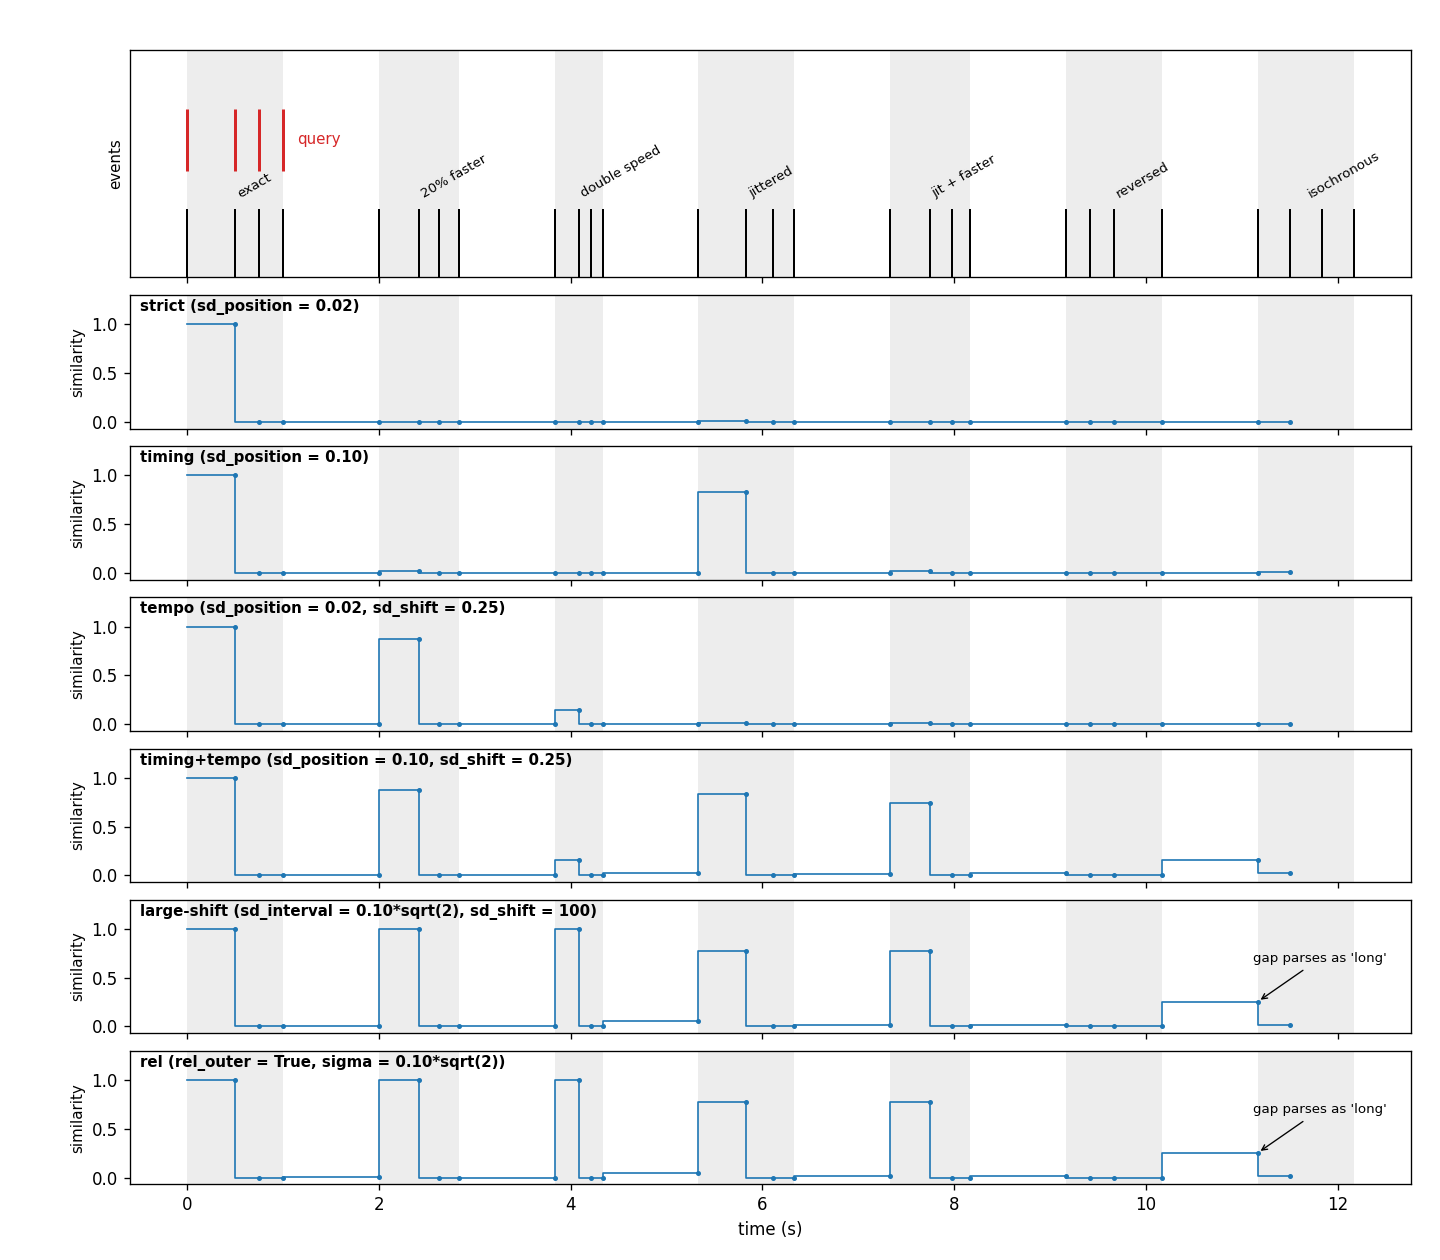

Generate this figure with Python:
"""demo_tempo_invariance.py

Anisotropic kernels for tempo tolerance and tempo invariance:
searching for a rhythmic motif in an onset stream with
`interval_kernel_cov` and `windowed_similarity`.

A matrix-valued kernel covariance (accepted wherever `sigma` is, on an
ordered, absolute, non-periodic, non-nested attribute whose tuple is
its whole multiset, r == K) lets one Gaussian kernel express several
independent sources of perceptual tolerance at once. The constructor
`interval_kernel_cov(r, sd_position, sd_interval, sd_shift)` builds the
covariance for an ordered tuple of r consecutive differences
(intervals) of r + 1 underlying positions:

    Sigma = sd_position**2 * D D^T      (tridiagonal: 2 / -1 / -1)
          + sd_interval**2 * I          (diagonal)
          + sd_shift**2   * ones((r,r)) (rank-one ridge)

Here the intervals are LOG inter-onset intervals (log-IOIs), for one
reason: a tempo change t -> a*t multiplies every IOI by a, which in log
coordinates is a common ADDITIVE shift of the whole tuple, log(a), along
the all-ones diagonal. That makes the three constructor terms three
musically distinct tolerances:

  sd_position   Uncertainty on the underlying positions whose
                consecutive differences are the tuple's intervals.
                Shared endpoints propagate it to the tridiagonal
                sd_position**2 * D D^T: displacing one interior
                position lengthens one interval and shortens its
                neighbour by the same amount. On log-IOIs this models
                onset-level timing jitter that scales with the local
                inter-onset interval (Weber-like motor noise); the
                shared-endpoint reading is exact only when the
                adjacent intervals are equal.
  sd_interval   Independent uncertainty on each interval itself
                (central-timekeeper variance in the Wing &
                Kristofferson 1973 reading; on log-IOIs, proportional
                per-interval noise).
  sd_shift      Graded tolerance for a common shift of the whole
                tuple -- on log-IOIs, a TEMPO change. One sd is a
                tempo factor of exp(sd_shift). As sd_shift grows the
                kernel's precision tends to the relative-mode
                projector, so `is_rel=True` is the exact
                (infinite-sd_shift) limit: graded tempo TOLERANCE
                tends to exact tempo INVARIANCE.

The demo searches a monophonic onset stream for a long-short-short
motif. The stream contains variations of the motif at different tempos,
some with small onset-timing perturbations as well, plus two foils.
Each candidate rhythm occupies a 3-interval cell; the stream is scanned
by its overlapping log-IOI trigrams, each an ordered K = 3 value
multiset read at r = 3 (the matrix covariance requires r == K), with
an onset time as a second attribute that only places the sliding
window (`window_attr`, `drop_window_attr=True`); each trigram is timed
at the onset that completes its first interval, the stamp the
difference/bind pipeline gives it. The trigram
attribute must be ORDERED: one foil is the motif reversed, which has
the same interval multiset as the motif and is separated from it only
by position order. The trigrams are built with the toolbox's cross-event
preprocessing -- `difference_events` (onsets to IOIs), then
`bind_events` (overlapping windows of three consecutive log-IOIs per
event). The rel kernel reads each trigram relative to a common shift;
a second `bind_events` call with `rel_outer=True` produces that
reading of the same trigrams.

Four sections:

  1. Material     The motif, the candidate cells, and the stream.
  2. Constructor  The three covariance terms, printed, and the price
                  each pure kernel puts on three canonical
                  perturbations of the motif.
  3. The search   `windowed_similarity` sweeps over every trigram
                  under six kernels; the candidate table contrasts
                  positional (timing) tolerance with tempo tolerance,
                  and both with exact tempo invariance.
  4. The limit    sd_shift -> infinity converges to `is_rel=True`.

Similarities throughout are `normalize='oneSidedDenom'`, which is 1 on
a self-match; for these single-trigram comparisons with a shared
covariance it equals exp(-delta^T Sigma^{-1} delta / 4), where delta is
the difference between the two trigrams' points.

Two figures are written next to this script: the onset stream with the
query and the six similarity profiles aligned beneath it
(demo_tempo_invariance.png), and the sd_shift sweep converging to the
is_rel limit (demo_tempo_invariance_limit.png).

Requires: numpy, matplotlib, mpt.
"""
import os

import matplotlib.pyplot as plt
import numpy as np

import mpt
from mpt import interval_kernel_cov

OUT_DIR = os.path.dirname(os.path.abspath(__file__))
FN_FIG_MAIN = os.path.join(OUT_DIR, 'demo_tempo_invariance.png')
FN_FIG_LIMIT = os.path.join(OUT_DIR, 'demo_tempo_invariance_limit.png')

# Keep the dispatcher's per-call announcements out of the printed
# tables (show_hints gates only those; the one-time truncation notice
# is not gated). The controls are covered in demo_dispatch_and_kernel_controls.
_prev_defaults = mpt.set_default(show_hints=False)


# ===== 1. Material =====

# The motif: long-short-short, three IOIs (four onsets), in seconds at
# the reference tempo. All densities are built on natural-log IOIs, so
# a tempo factor a appears as a common shift of log(a).
D_MOTIF = np.array([0.50, 0.25, 0.25])
X_MOTIF = np.log(D_MOTIF)

# Candidate cells. The jittered cells displace the onset shared by the
# two short intervals by +25 ms (at the reference tempo), lengthening
# one short interval and shortening the other -- the signature of
# onset-level jitter. In the jittered-and-faster cell the displacement
# scales with the tempo, consistent with the proportional (log-space)
# jitter model.
CELLS = [
    ("exact",         D_MOTIF),
    ("20% faster",    D_MOTIF / 1.2),
    ("double speed",  D_MOTIF / 2.0),
    ("jittered",      np.array([0.50, 0.275, 0.225])),
    ("jit + faster",  np.array([0.50, 0.275, 0.225]) / 1.2),
    ("reversed",      np.array([0.25, 0.25, 0.50])),   # foil: same multiset
    ("isochronous",   np.array([1, 1, 1]) / 3.0),      # foil: same total
]

# The stream: the seven cells in order, separated by 1 s of silence.
# Because the gaps exceed every within-cell interval, any trigram that
# straddles a cell boundary reads that 1 s gap as one of its intervals
# -- realistic near-miss material for the search.
GAP = 1.0
onsets = []
t = 0.0
for _, iois in CELLS:
    cell_onsets = t + np.concatenate([[0.0], np.cumsum(iois)])
    onsets.extend(cell_onsets)
    t = cell_onsets[-1] + GAP
onsets = np.asarray(onsets)

# The input to difference_events is a two-attribute pre-MAET both of
# which are the onset times. difference_events is told to difference
# the first attribute once and leave the second untouched (the [1, 0]
# orders): the first becomes the inter-onset intervals (each interval
# timed at the onset that completes it), while the second stays as the
# raw onset times. bind_events then lays a sliding window of three
# consecutive log-IOIs across the event axis (the [3, 1] orders bind
# the interval attribute in threes and keep the time attribute as a
# singleton), one bound event per window, each trigram carrying the
# time of its first interval. The rel kernel needs its trigrams read
# relative to a common shift; the second bind, with rel_outer=True,
# produces that reading of the same trigrams.
# The three steps chain as pre-MAETs, each taking the last whole:
# difference the onsets into IOIs, take the log of the interval
# attribute (transform_attributes, which also refuses a zero IOI with
# its remedies rather than yielding -inf), then bind.
pm_diff = mpt.transform_attributes(
    mpt.difference_events([onsets[None, :], onsets[None, :]], None, [1, 0]),
    ["log", None])
p_bound, w_bound, sp_bound = mpt.unpack_pre_maet(
    mpt.bind_events(pm_diff, [3, 1]))
sp_bound_rel = mpt.bind_events(pm_diff, [3, 1], rel_outer=True)["specs"]
# Two quantities read off the bound triple feed the search below:
N_TRI = p_bound[0].shape[1]      # number of trigrams (windows to place)
tri_times = p_bound[1].ravel()   # window-placing times (the sweep
                                 # centres); trigram i is timed at
                                 # onsets[i + 1]

# Presentation only -- no effect on the search, which is blind to cell
# boundaries. CELL_STARTS is the trigram index at which each cell
# begins, used to pick each cell's own trigram for the results table,
# the figure markers, and the near-miss annotation.
CELL_STARTS = [4 * i for i in range(len(CELLS))]

print("\n=== 1. Material ===\n")
print(f"  Motif IOIs (s): {D_MOTIF}  (long-short-short)")
print(f"  Stream: {len(CELLS)} cells x 4 onsets, 1 s gaps -> "
      f"{onsets.size} onsets, {N_TRI} overlapping log-IOI trigrams.")
print("  Each trigram is one event: an ordered K = 3 value multiset")
print("  read at r = 3, timed at the onset that completes its first")
print("  interval (the window-placing attribute).")


# ===== 2. interval_kernel_cov: shaping the kernel covariance =====

# interval_kernel_cov builds the covariance of the trigram attribute's
# Gaussian kernel -- the object that sets how much of each kind of
# departure from the motif the search treats as small. The covariance
# is a sum of three independently scaled terms, one per source of
# uncertainty being smoothed over:
#   sd_position -- jitter in the underlying onset times. Neighbouring
#     intervals share an onset, so this uncertainty couples them: it
#     enters as a tridiagonal term (2 sd^2 on the diagonal, -sd^2
#     between neighbours).
#   sd_interval -- noise on each interval on its own, uncorrelated
#     across intervals: a diagonal term.
#   sd_shift -- a common shift of all three intervals at once, i.e. a
#     tempo change in these log-IOI coordinates: a rank-one ridge
#     (sd_shift^2 added to every entry). The larger this ridge, the
#     freer the common shift becomes, and in the limit the kernel
#     approaches the relative-mode reading (is_rel=True), which quotients
#     the shift out exactly. Section 4 traces this convergence.
# The three cases below turn on one term at a time so each contribution
# to the covariance is visible on its own.
print("\n=== 2. interval_kernel_cov: the kernel covariance ===\n")
print("  interval_kernel_cov builds the covariance of the trigram")
print("  attribute's Gaussian kernel from three terms, one per source")
print("  of uncertainty the search smooths over: onset-time jitter")
print("  (sd_position), per-interval noise (sd_interval), and a common")
print("  tempo shift (sd_shift). Each case below turns on one term:\n")

S_POS = interval_kernel_cov(3, sd_position=0.05)
S_INT = interval_kernel_cov(3, sd_interval=0.05 * np.sqrt(2))
S_RDG = interval_kernel_cov(3, sd_position=0.05, sd_shift=0.25)

np.set_printoptions(precision=4, suppress=True)
print("  sd_position = 0.05 alone -- onset-time jitter, coupled across")
print("  shared onsets (tridiagonal, 2 sd^2 diagonal, -sd^2 off):")
print("   ", str(S_POS).replace("\n", "\n    "))
print("  sd_interval = 0.05*sqrt(2) alone -- independent per-interval")
print("  noise (diagonal; chosen to match the tridiagonal's per-interval")
print("  marginal variance of 0.005):")
print("   ", str(S_INT).replace("\n", "\n    "))
print("  sd_position = 0.05 with sd_shift = 0.25 -- onset jitter plus a")
print("  common-shift ridge (rank-one, added to every entry):")
print("   ", str(S_RDG).replace("\n", "\n    "))

# Price table: perturb the motif along three canonical directions and
# read the similarity of the perturbed trigram to the original under
# each kernel. The directions, in log-IOI units (eps = 0.10):
#   displaced onset:  (0, +eps, -eps)  one interior onset displaced
#                     (the shared endpoint of the two short intervals)
#   one interval:     (0, +eps,  0)    one interval stretched alone
#   tempo shift:      (+eps, +eps, +eps)  every interval scaled by
#                     exp(eps), i.e. a 10.5% tempo change
EPS = 0.10
PERTS = [
    ("displaced onset (0,+e,-e)", np.array([0.0,  EPS, -EPS])),
    ("one interval    (0,+e, 0)", np.array([0.0,  EPS,  0.0])),
    ("tempo shift     (e, e, e)", np.array([EPS,  EPS,  EPS])),
]
PURE = [
    ("position", S_POS),
    ("interval", S_INT),
    ("pos+shift", S_RDG),
]
W3 = np.ones(3)

print(f"\n  Similarity of motif + perturbation to motif (eps = {EPS}):\n")
print("  " + f"{'perturbation':<28}{'|d|^2':>7}"
      + "".join(f"{nm:>12}" for nm, _ in PURE))
print("  " + "-" * (35 + 12 * len(PURE)))
for pname, delta in PERTS:
    row = []
    for _, S in PURE:
        v = mpt.cos_sim_exp_tens(X_MOTIF, W3, X_MOTIF + delta, W3,
                                 S, 3, False, False, 0.0, False,
                                 normalize="oneSidedDenom", verbose=False)
        row.append(float(v))
    print("  " + f"{pname:<28}{np.sum(delta**2):>7.2f}"
          + "".join(f"{v:>12.3f}" for v in row))

print("""
  Reading the columns:
  - position: the displaced onset is CHEAPER than the single stretched
    interval despite having twice its squared norm -- anticorrelated
    perturbation of adjacent intervals is exactly what shared-endpoint
    noise generates, and the -sd^2 off-diagonals price it accordingly.
    The tempo shift is all but forbidden: the sum of the r intervals
    equals the difference of the two endpoint positions, so its
    variance under position noise is 2 sd^2 regardless of r -- a
    common drift of all intervals is highly atypical of position
    noise.
  - interval: pricing is by Euclidean norm alone (the two marginals
    are matched to the position column), so the ordering of the first
    two rows reverses.
  - pos+shift: the ridge makes the tempo shift the cheapest direction
    while leaving the within-shape prices essentially unchanged.""")


# ===== 3. The search: positional sigma vs tempo sigma =====

print("\n=== 3. Searching the stream for the motif ===\n")

# Six kernels. sd values are in natural-log units: sd_position = 0.10
# tolerates onset jitter of roughly 10% of the local inter-onset
# interval; sd_shift = 0.25 makes one sd a tempo factor of
# exp(0.25) ~ 1.28 (or its reciprocal). The rel entry is exact tempo
# invariance; its scalar sigma = 0.10*sqrt(2) matches the timing
# kernel's per-interval marginal (2 * sd_position^2).
KERNELS = [
    ("strict", "sd_position = 0.02",
     dict(sigma=interval_kernel_cov(3, sd_position=0.02),
          spec=sp_bound[0])),
    ("timing", "sd_position = 0.10",
     dict(sigma=interval_kernel_cov(3, sd_position=0.10),
          spec=sp_bound[0])),
    ("tempo", "sd_position = 0.02, sd_shift = 0.25",
     dict(sigma=interval_kernel_cov(3, sd_position=0.02, sd_shift=0.25),
          spec=sp_bound[0])),
    ("timing+tempo", "sd_position = 0.10, sd_shift = 0.25",
     dict(sigma=interval_kernel_cov(3, sd_position=0.10, sd_shift=0.25),
          spec=sp_bound[0])),
    ("large-shift", "sd_interval = 0.10*sqrt(2), sd_shift = 100",
     dict(sigma=interval_kernel_cov(3, sd_interval=0.10 * np.sqrt(2),
                                    sd_shift=100.0),
          spec=sp_bound[0])),
    ("rel", "rel_outer = True, sigma = 0.10*sqrt(2)",
     dict(sigma=0.10 * np.sqrt(2), spec=sp_bound_rel[0])),
]
print("  strict       : interval_kernel_cov(3, sd_position=0.02)")
print("  timing       : interval_kernel_cov(3, sd_position=0.10)")
print("  tempo        : interval_kernel_cov(3, sd_position=0.02, "
      "sd_shift=0.25)")
print("  timing+tempo : interval_kernel_cov(3, sd_position=0.10, "
      "sd_shift=0.25)")
print("  large-shift  : interval_kernel_cov(3, sd_interval=0.10*sqrt(2), "
      "sd_shift=100)")
print("  rel          : rel_outer=True bind spec, sigma = 0.10*sqrt(2)  "
      "(exact tempo invariance)")
print("  The large-shift kernel's within-shape term is matched to the")
print("  rel kernel's sigma, so its enormous ridge should reproduce the")
print("  rel column almost exactly (Section 4 gives the limit argument).")

# One windowed_similarity sweep per kernel. The rect window (full
# width 0.1 s, narrower than the smallest trigram spacing of 0.125 s)
# restricts each comparison to the single trigram at its centre; the
# time attribute only places the window and is dropped from the
# comparison, so each profile value is the plain similarity of that
# trigram to the query under the kernel. The search itself uses no
# knowledge of where the cells sit: every event of the stream starts a
# candidate trigram and receives a window, boundary-straddling
# trigrams included. Window centres are anchored
# to the trigram times rather than laid on a uniform grid, so
# their spacing follows the stream's own inter-onset intervals --
# denser where the music is faster, widest across the silences. A
# uniform grid (available via start/stop/step) would add nothing at
# this window width: a window containing one trigram returns that
# trigram's similarity wherever within its span the window is placed,
# and a window containing none returns zero, its context density
# being empty.
p_context = p_bound                    # [trigrams, times] as bound
w_context = [np.ones((3, N_TRI)), np.ones((1, N_TRI))]
p_query = [X_MOTIF[:, None], np.array([[0.0]])]
w_query = [np.ones((3, 1)), np.ones((1, 1))]

kw0 = KERNELS[0][2]
mpt.show_pre_maet(p_context, w_context, [kw0["spec"], sp_bound[1]],
                  names=['trigram', 'time'], sigma=[kw0["sigma"], 0.25],
                  is_per=[False, False], max_events=4)
mpt.show_pre_maet(p_query, w_query, [kw0["spec"], sp_bound[1]],
                  names=['trigram', 'time'], sigma=[kw0["sigma"], 0.25],
                  is_per=[False, False])
print()

profiles = {}
for kname, _, kw in KERNELS:
    profiles[kname] = mpt.windowed_similarity(
        p_context, w_context, p_query, w_query,
        [kw["sigma"], 0.25], [3, 1], [False, False],
        [False, False], [0.0, 0.0],
        specs=[kw["spec"], sp_bound[1]], centres=tri_times, window_attr=1,
        drop_window_attr=True, context_window=("rect", 0.1),
        normalize="oneSidedDenom", verbose=False)

print("\n  Profile at each cell's own trigram:\n")
print("  " + f"{'candidate':<14}"
      + "".join(f"{k:>14}" for k, _, _ in KERNELS))
print("  " + "-" * (14 + 14 * len(KERNELS)))
for i, (cname, _) in enumerate(CELLS):
    print("  " + f"{cname:<14}"
          + "".join(f"{profiles[k][CELL_STARTS[i]]:>14.3f}"
                    for k, _, _ in KERNELS))

print("""
  Reading the rows:
  - 20% faster / double speed: pure tempo changes. Positional sigma
    alone barely admits them at any tolerable width ('timing' gives
    0.016 at sd_position = 0.10); sd_shift admits the moderate change
    and GRADES the large one ('tempo' gives 0.876 and 0.147); rel
    admits both exactly.
  - jittered: a same-tempo timing perturbation. Tempo sigma alone does
    not help ('tempo' gives 0.011); positional sigma does ('timing'
    gives 0.832). The two tolerances are separate currencies: in
    log-IOI space a tempo change moves the trigram's point ALONG the
    all-ones diagonal, timing jitter moves it off that line, and the
    kernel prices the two components independently.
  - jit + faster: needs both currencies at once -- only the kernels
    carrying both, 'timing+tempo' (0.742), 'large-shift', and 'rel'
    (0.777 each), admit it. Under 'rel' the two jittered rows are
    identical: the jittered-and-faster cell is the jittered cell under
    a pure tempo change (its displacement scales with the tempo), and
    rel quotients tempo out.
  - reversed: same interval multiset as the motif; the ordered outer
    read (sym_outer = False, the bind default) keeps it at zero under
    every kernel.
  - isochronous: a genuinely different shape; near zero throughout.
  - large-shift vs rel: the two columns agree at this precision.
    Graded tolerance with a sufficiently large ridge is numerically
    indistinguishable from the exact quotient -- the limit Section 4
    approaches from below, effectively reached.
""")
print("  Max |large-shift - rel| across all "
      f"{N_TRI} trigram positions: "
      f"{np.max(np.abs(profiles['large-shift'] - profiles['rel'])):.1e}\n")

# The full profile also sweeps the boundary-straddling trigrams. One
# is instructive: the trigram reading (last interval of the reversed
# cell, the 1 s gap, first isochronous interval) = (0.50, 1.0, 0.33) s
# -- the silence itself parses as the 'long' of a long-short-short
# figure with ratio 3:1:1, close in shape to the motif's 2:1:1 but at
# a remote tempo. That trigram is the one immediately before the
# isochronous cell's own.
i_straddle = CELL_STARTS[-1] - 1
print(f"  A boundary near-miss: the trigram at t = "
      f"{tri_times[i_straddle]:.2f} s reads the rest")
print("  after the reversed cell as a 'long', giving a")
print("  long-short-short of ratio 3:1:1 at a remote tempo. Graded")
print("  tempo tolerance suppresses what exact invariance admits:")
for kname in ("tempo", "timing+tempo", "large-shift", "rel"):
    print(f"    {kname:<13}: {profiles[kname][i_straddle]:.3f}")

# --- Main figure: the stream, the query, and the six profiles ------
# Top panel: the onset stream as an event raster, with each cell's
# span shaded and named, and the query drawn on a second y-level at
# t = 0..1 s -- the same time scale, sitting directly above the exact
# copy for visual comparison. Below: one panel per kernel, sharing the
# time axis, with the cell spans repeated so each peak reads off
# against its cell. Each profile is drawn as end-aligned stair steps:
# a trigram's tread spans its first inter-onset interval and its value
# sits at the right edge (the trigram's stamp), with a dot marking
# each stamp. Panel titles carry each kernel's constructor parameters.
cell_spans = [(onsets[4 * i], onsets[4 * i + 3])
              for i in range(len(CELLS))]
query_onsets = np.concatenate([[0.0], np.cumsum(D_MOTIF)])

fig, axes = plt.subplots(
    len(KERNELS) + 1, 1, figsize=(12, 2.4 + 1.35 * len(KERNELS)),
    sharex=True,
    gridspec_kw=dict(height_ratios=[1.7] + [1] * len(KERNELS),
                     hspace=0.12, left=0.09, right=0.98,
                     top=0.96, bottom=0.06))

ax = axes[0]
for lo, hi in cell_spans:
    ax.axvspan(lo, hi, color='0.55', alpha=0.15, lw=0)
ax.vlines(onsets, 0.0, 1.0, color='k', lw=1.2)
ax.vlines(query_onsets, 1.55, 2.45, color='C3', lw=1.8)
ax.text(query_onsets[-1] + 0.15, 2.0, 'query', color='C3',
        fontsize=9, va='center')
for (cname, _), (lo, hi) in zip(CELLS, cell_spans):
    ax.text(0.5 * (lo + hi), 1.12, cname, fontsize=8,
            rotation=30, ha='left', va='bottom')
ax.set_ylim(0, 3.3)
ax.set_yticks([])
ax.set_ylabel('events', fontsize=9)

for ax, (kname, plabel, _) in zip(axes[1:], KERNELS):
    for lo, hi in cell_spans:
        ax.axvspan(lo, hi, color='0.55', alpha=0.15, lw=0)
    prof = profiles[kname]
    prof = profiles[kname]
    # End-aligned stair steps: the tread for a trigram spans its first
    # inter-onset interval -- from the trigram's opening onset to the
    # onset that stamps it (onsets[i] to onsets[i+1]) -- so the tread
    # width shows that interval and the value sits at its right edge.
    # For the boundary trigram this first interval is the 1 s gap, so
    # the tread widens to cover it. Small dots mark the stamps; the
    # leading edge is carried back to the opening onset.
    ax.step(np.insert(tri_times, 0, onsets[0]), np.insert(prof, 0, prof[0]),
            where='pre', color='C0', lw=1.0)
    ax.plot(tri_times, prof, '.', color='C0', ms=4)
    ax.text(0.008, 0.97, f"{kname} ({plabel})", transform=ax.transAxes,
            fontsize=9, fontweight='bold', va='top')
    ax.set_ylim(-0.07, 1.30)
    ax.set_yticks([0, 0.5, 1])
    ax.set_ylabel('similarity', fontsize=9)
# Annotate the boundary near-miss wherever tempo invariance admits it:
# the wide gap tread reads as a 'long', so both the large-shift and rel
# panels score it. Text sits up and to the right of the point so the
# arrow stays short.
for kname in ("large-shift", "rel"):
    ax = axes[[k for k, _, _ in KERNELS].index(kname) + 1]
    ax.annotate("gap parses as 'long'",
                xy=(tri_times[i_straddle], profiles[kname][i_straddle]),
                xytext=(tri_times[i_straddle] - 0.05, 0.66),
                ha='left', fontsize=8,
                arrowprops=dict(arrowstyle='->', lw=0.8))
axes[-1].set_xlabel('time (s)')
# Span the whole stream: the last onsets carry no trigram (a trigram
# needs three IOIs ahead of it), so the stair stamps stop before the
# stream does; set the limit from the onsets, not the stamps, so the
# raster's tail is not clipped.
axes[-1].set_xlim(-0.6, onsets[-1] + 0.6)

fig.savefig(FN_FIG_MAIN, dpi=120)
print(f"\n  wrote {FN_FIG_MAIN}")


# ===== 4. From tolerance to invariance: the is_rel limit =====

print("\n=== 4. sd_shift -> infinity is is_rel=True ===\n")
print("  As sd_shift grows, the kernel's precision tends to the")
print("  relative-mode projector: the shift direction becomes free")
print("  while the within-shape metric is left behind. With the")
print("  within-shape term supplied by sd_interval = 0.08, the limit")
print("  is EXACTLY is_rel=True at sigma = 0.08, because rel mode's")
print("  isotropic within-shape kernel is the limit of the diagonal")
print("  (sd_interval) family. (The sd_position family also has a")
print("  shift-invariant limit, but its within-shape metric is the")
print("  tridiagonal restricted to the zero-sum subspace, which is")
print("  not isotropic, so no scalar rel sigma reproduces it.)\n")

SD_INT = 0.08
targets = [("double speed", np.log(D_MOTIF / 2.0)),
           ("jit + faster", np.log(np.array([0.50, 0.275, 0.225]) / 1.2))]

print("  " + f"{'sd_shift':<12}"
      + "".join(f"{nm:>15}" for nm, _ in targets))
print("  " + "-" * (12 + 15 * len(targets)))
for ss in (0.0, 0.1, 0.25, 0.5, 1.0, 2.0, 5.0, 20.0):
    S = interval_kernel_cov(3, sd_interval=SD_INT, sd_shift=ss)
    row = [float(mpt.cos_sim_exp_tens(X_MOTIF, W3, x, W3, S, 3,
                                      False, False, 0.0, False,
                                      normalize="oneSidedDenom",
                                      verbose=False))
           for _, x in targets]
    print("  " + f"{ss:<12g}" + "".join(f"{v:>15.4f}" for v in row))
row = [float(mpt.cos_sim_exp_tens(X_MOTIF, W3, x, W3, SD_INT, 3,
                                  True, False, 0.0, False,
                                  normalize="oneSidedDenom",
                                  verbose=False))
       for _, x in targets]
print("  " + f"{'is_rel=True':<12}"
      + "".join(f"{v:>15.4f}" for v in row))

# --- Limit figure: similarity vs sd_shift, with the rel asymptotes --
ss_dense = np.logspace(np.log10(0.05), np.log10(20.0), 60)
fig2, ax2 = plt.subplots(figsize=(6.5, 4.2))
for j, ((tname, x), rel_v) in enumerate(zip(targets, row)):
    curve = [float(mpt.cos_sim_exp_tens(
                 X_MOTIF, W3, x, W3,
                 interval_kernel_cov(3, sd_interval=SD_INT, sd_shift=ss),
                 3, False, False, 0.0, False,
                 normalize="oneSidedDenom", verbose=False))
             for ss in ss_dense]
    ax2.semilogx(ss_dense, curve, '-', color=f'C{j}', label=tname)
    ax2.axhline(rel_v, color=f'C{j}', ls='--', lw=0.9)
    ax2.text(0.055, rel_v + 0.02, f'is_rel=True: {rel_v:.3f}',
             color=f'C{j}', fontsize=8)
ax2.set_xlabel('sd_shift (log scale)')
ax2.set_ylabel('similarity')
ax2.set_ylim(-0.03, 1.08)
ax2.set_title(f'Tempo tolerance -> tempo invariance '
              f'(sd_interval = {SD_INT})', fontsize=10)
ax2.legend(loc='center right', fontsize=9)
fig2.tight_layout()
fig2.savefig(FN_FIG_LIMIT, dpi=120)
print(f"\n  wrote {FN_FIG_LIMIT}")

print("""
  The double-speed copy converges to 1 (a pure shift is fully
  absorbed); the jittered-and-faster copy converges to the rel value
  set by its within-shape (jitter) component alone. Tempo tolerance
  varies continuously with sd_shift; tempo invariance is its limit.""")

mpt.set_default(**_prev_defaults)
